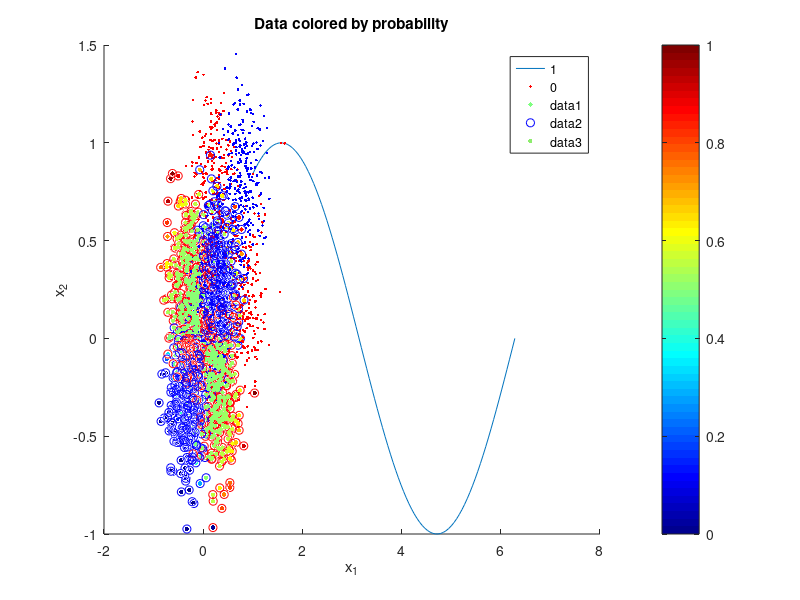

This chart was generated by the following MATLAB code:

it_x = @(x)(x - (cos(x)/(-sin(x))));
xs =zeros(1,5);
xs(1)=1;
for i = 2:5
    xs(i)  = it_x(xs(i-1));
end

z = linspace(min(xs),2*pi,100);
hold on;
plot(z,sin(z))
plot(xs,sin(xs),'r.')


%%
%initialisation
phi = [0.3,0.44,0.46,0.6];
phi = [ones(1,size(phi,2));phi];
t = [1,0,1,0];
w = zeros(2,6); 
w(:,1) = [1;1];

%algorithm
sigmoid = @(w,x)(1/(1+exp(-(w'*x))));
for i = 2:6
    y_n = arrayfun(@(x1,x2)sigmoid(w(:,i-1),[x1;x2]),phi(1,:),phi(2,:));
    R = diag(y_n.*(1-y_n));
    w(:,i) = w(:,i-1) - inv(phi*R*phi')*(phi*(y_n-t)');
end


%% PART 2

data = load('a010_irlsdata.txt','-ASCII');
X = data(:,1:2); C = data(:,3);

%%
mask = (C==1);
hold on;
plot(X(mask,1),X(mask,2),'r.')
plot(X(~mask,1),X(~mask,2),'b.')


%%
M = mean(X);
for i = 1:1000
    X(i,:) = X(i,:) - M;
end
%%
cl=X(:,1).*X(:,2);
hold on;
scatter3(X(mask,1),X(mask,2),cl(mask),'r')
scatter3(X(~mask,1),X(~mask,2),cl(~mask),'b')
legend('1','0')
xlabel('x_1')
ylabel('x_2')
zlabel('x_3')

%% (1, phi_1,phi_2)
Xd = [ones(1,size(X,1));X'];
w = zeros(3,10); 
w(:,1) = [0;0;0];

sigmoid = @(w,x)(1/(1+exp(-(w'*x))));

%initial values 
init_p = arrayfun(@(x1,x2,x3)sigmoid(w(:,1),[x1;x2;x3]),Xd(1,:),Xd(2,:),Xd(3,:));

for i = 2:10
    y_n = arrayfun(@(x1,x2,x3)sigmoid(w(:,i-1),[x1;x2;x3]),Xd(1,:),Xd(2,:),Xd(3,:));
    R = diag(y_n.*(1-y_n));
    w(:,i) = w(:,i-1) - inv(Xd*R*Xd')*(Xd*(y_n-C')');
end

p = arrayfun(@(x1,x2,x3)sigmoid(w(:,end),[x1;x2;x3]),Xd(1,:),Xd(2,:),Xd(3,:));

%%
ce_init = -(sum(C'.*log(init_p)+(1-C').*log(1-init_p))) 
ce = -(sum(C'.*log(p)+(1-C').*log(1-p)))
%%

mycolormap = colormap('Jet');
d64 = [0:63]/63; % 
c = interp1(d64, mycolormap,p);
dotsize = 10;
scatter(X(:,1),X(:,2),dotsize,c,'fill');
xlabel('x_1');
ylabel('x_2');
title('Data colored by probability');
colorbar; % what do the colors mean?

%% add gaussian basis functions
gaussian = @(x,mu,sigma) exp((x-mu)'*inv(sigma)*(x-mu));
I = [1 0;0 1];
sigma = 0.2*I;
mu_1 = [0 0]';
mu_2 = [1 1]';

phi_1 = @(x) gaussian(x, mu_1, sigma);
phi_2 = @(x) gaussian(x, mu_2, sigma);

PHI = zeros(size(X));
for i=1:size(PHI,1)
    PHI(i,1) = phi_1(X(i,:)');
    PHI(i,2) = phi_2(X(i,:)');
end

%% (1, phi_1,phi_2)
Xd = [ones(1,size(PHI,1));PHI'];
w = zeros(3,10); 
w(:,1) = [0;0;0];

sigmoid = @(w,x)(1/(1+exp(-(w'*x))));

%initial values 
init_p = arrayfun(@(x1,x2,x3)sigmoid(w(:,1),[x1;x2;x3]),Xd(1,:),Xd(2,:),Xd(3,:));

for i = 2:10
    y_n = arrayfun(@(x1,x2,x3)sigmoid(w(:,i-1),[x1;x2;x3]),Xd(1,:),Xd(2,:),Xd(3,:));
    R = diag(y_n.*(1-y_n));
    w(:,i) = w(:,i-1) - inv(Xd*R*Xd')*(Xd*(y_n-C')');
end

p = arrayfun(@(x1,x2,x3)sigmoid(w(:,end),[x1;x2;x3]),Xd(1,:),Xd(2,:),Xd(3,:));

%%
ce_init = -(sum(C'.*log(init_p)+(1-C').*log(1-init_p))) 
ce = -(sum(C'.*log(p)+(1-C').*log(1-p)))
%%

mycolormap = colormap('Jet');
d64 = [0:63]/63; % 
c = interp1(d64, mycolormap,p);
dotsize = 10;
scatter(X(:,1),X(:,2),dotsize,c,'fill');
xlabel('x_1');
ylabel('x_2');
title('Data colored by probability');
colorbar; % what do the colors mean?
